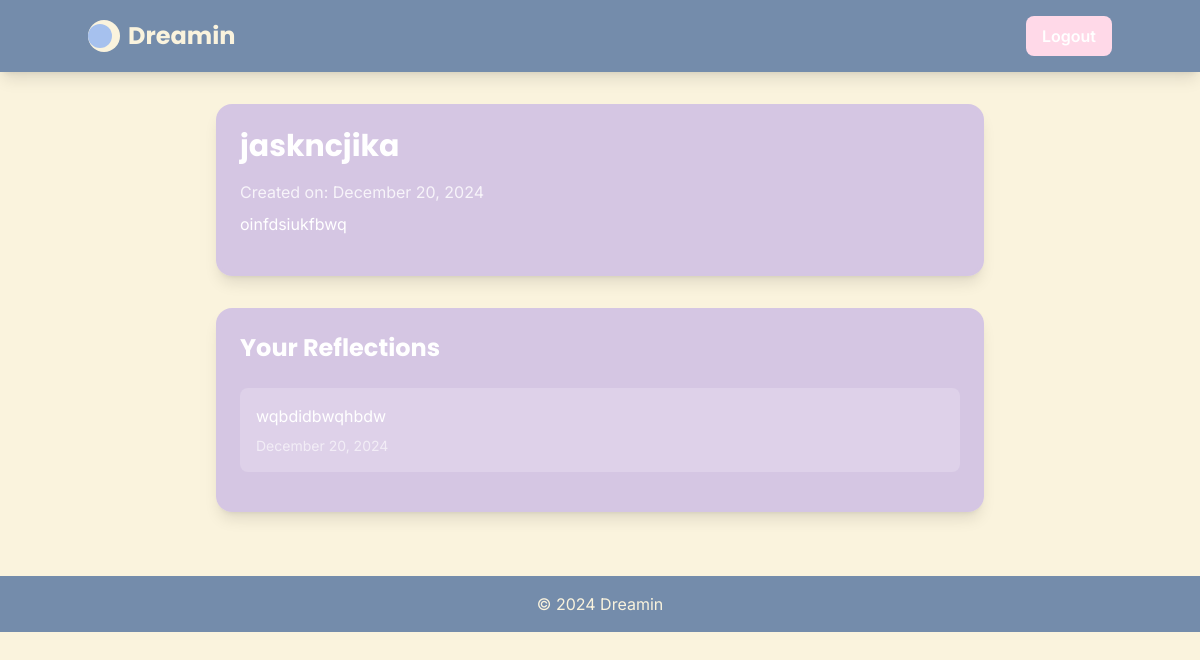
The page /dreamjournal/3/ (signed in) on the database its author committed.
### main/models.py (models this page shows, shortened)
class Dream(models.Model):
    user = models.ForeignKey(
        User,
        on_delete=models.CASCADE,
        related_name='dreams',
    )
    title = models.CharField(max_length=255)
    description = models.TextField()
    created_at = models.DateTimeField(auto_now_add=True)
    animations = models.ManyToManyField(DreamAnimation, blank=True)
    sounds = models.ManyToManyField(DreamSound, blank=True)
    dialogues = models.ManyToManyField(Dialogue, blank=True)
    preview_video = models.FileField(upload_to='dream_previews/', null=True, blank=True)

class Reflection(models.Model):
    user = models.ForeignKey(User, on_delete=models.CASCADE)
    dream = models.ForeignKey(Dream, on_delete=models.CASCADE, related_name='reflections')
    content = models.TextField()
    created_at = models.DateTimeField(auto_now_add=True)

### main/views.py (the view)
# urls.py: path("dreamjournal/<int:dream_id>/", views.dream_detail, name="dream_detail"),
@login_required
def dream_detail(request, dream_id):
    dream = Dream.objects.get(id=dream_id, user=request.user)
    reflections = Reflection.objects.filter(dream=dream)
    context = {
        'dream': dream,
        'reflections': reflections
    }
    return render(request, 'dream_detail.html', context)

### main/templates/dream_detail.html (shortened to what this page needs)
<!DOCTYPE html>
<html lang="en">
<head>
    <script src="https://cdn.tailwindcss.com"></script>
</head>
<body class="min-h-screen bg-warmcream font-inter">
    <header class="bg-slateblueSoft py-4 px-6 shadow-lg">
        <div class="container mx-auto flex justify-between items-center">
            <a href="{% url 'home' %}" class="flex items-center space-x-2">
                <div class="w-8 h-8 bg-warmcream rounded-full flex items-center justify-center">
                    <div class="w-6 h-6 bg-periwinkle rounded-full transform -translate-x-1"></div>
                </div>
                <span class="text-2xl font-bold text-warmcream font-poppins">Dreamin</span>
            </a>
            <a href="{% url 'logout' %}" class="bg-softpink hover:bg-softpink/80 text-white font-semibold py-2 px-4 rounded-lg transition-colors">
                Logout
            </a>
        </div>
    </header>
    <main class="container mx-auto px-4 py-8">
        <div class="max-w-3xl mx-auto">
            <div class="bg-lavender/70 rounded-2xl p-6 shadow-lg backdrop-blur-sm mb-8">
                <h1 class="text-3xl font-bold text-white mb-4 font-poppins">{{ dream.title }}</h1>
                <p class="text-white/80 mb-2">Created on: {{ dream.created_at|date:"F d, Y" }}</p>
                <p class="text-white mb-4">{{ dream.description }}</p>
            </div>
            <div class="bg-lavender/70 rounded-2xl p-6 shadow-lg backdrop-blur-sm">
                <h2 class="text-2xl font-bold text-white mb-6 font-poppins">Your Reflections</h2>
                {% if reflections %}
                    {% for reflection in reflections %}
                    <div class="bg-white/20 rounded-lg p-4 mb-4">
                        <p class="text-white">{{ reflection.content }}</p>
                        <p class="text-white/60 text-sm mt-2">{{ reflection.created_at|date:"F d, Y" }}</p>
                    </div>
                    {% endfor %}
                {% else %}
                    <p class="text-white/80">No reflections yet.</p>
                {% endif %}
            </div>
        </div>
    </main>
    <footer class="bg-slateblueSoft py-4 px-6 mt-8">
        <div class="container mx-auto text-center text-warmcream">
            &copy; 2024 Dreamin
        </div>
    </footer>
</body>
</html>

### rows shown on the page
Dream: title "jaskncjika", created_at "December 20, 2024", description "oinfdsiukfbwq"
Reflection: content "wqbdidbwqhbdw", created_at "December 20, 2024"
